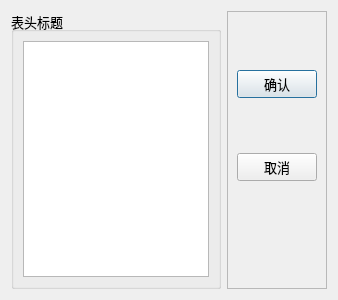
<?xml version="1.0" encoding="UTF-8"?>
<ui version="4.0">
 <class>QWDialogHeaders</class>
 <widget class="QDialog" name="QWDialogHeaders">
  <property name="geometry">
   <rect>
    <x>0</x>
    <y>0</y>
    <width>338</width>
    <height>300</height>
   </rect>
  </property>
  <property name="windowTitle">
   <string>Dialog</string>
  </property>
  <layout class="QVBoxLayout" name="verticalLayout_3">
   <item>
    <layout class="QHBoxLayout" name="horizontalLayout">
     <item>
      <widget class="QGroupBox" name="groupBox">
       <property name="font">
        <font>
         <pointsize>10</pointsize>
        </font>
       </property>
       <property name="title">
        <string>表头标题</string>
       </property>
       <layout class="QVBoxLayout" name="verticalLayout">
        <item>
         <widget class="QListView" name="listView"/>
        </item>
       </layout>
      </widget>
     </item>
     <item>
      <widget class="QFrame" name="frame">
       <property name="frameShape">
        <enum>QFrame::StyledPanel</enum>
       </property>
       <property name="frameShadow">
        <enum>QFrame::Raised</enum>
       </property>
       <layout class="QVBoxLayout" name="verticalLayout_2">
        <item>
         <spacer name="verticalSpacer">
          <property name="orientation">
           <enum>Qt::Vertical</enum>
          </property>
          <property name="sizeHint" stdset="0">
           <size>
            <width>20</width>
            <height>41</height>
           </size>
          </property>
         </spacer>
        </item>
        <item>
         <widget class="QPushButton" name="btnOk">
          <property name="font">
           <font>
            <pointsize>10</pointsize>
           </font>
          </property>
          <property name="text">
           <string>确认</string>
          </property>
          <property name="icon">
           <iconset resource="res.qrc">
            <normaloff>:/images/images/704.bmp</normaloff>:/images/images/704.bmp</iconset>
          </property>
         </widget>
        </item>
        <item>
         <spacer name="verticalSpacer_2">
          <property name="orientation">
           <enum>Qt::Vertical</enum>
          </property>
          <property name="sizeHint" stdset="0">
           <size>
            <width>20</width>
            <height>41</height>
           </size>
          </property>
         </spacer>
        </item>
        <item>
         <widget class="QPushButton" name="btnCancel">
          <property name="font">
           <font>
            <pointsize>10</pointsize>
           </font>
          </property>
          <property name="text">
           <string>取消</string>
          </property>
          <property name="icon">
           <iconset resource="res.qrc">
            <normaloff>:/images/images/706.bmp</normaloff>:/images/images/706.bmp</iconset>
          </property>
         </widget>
        </item>
        <item>
         <spacer name="verticalSpacer_3">
          <property name="orientation">
           <enum>Qt::Vertical</enum>
          </property>
          <property name="sizeHint" stdset="0">
           <size>
            <width>20</width>
            <height>41</height>
           </size>
          </property>
         </spacer>
        </item>
        <item>
         <spacer name="verticalSpacer_4">
          <property name="orientation">
           <enum>Qt::Vertical</enum>
          </property>
          <property name="sizeHint" stdset="0">
           <size>
            <width>20</width>
            <height>41</height>
           </size>
          </property>
         </spacer>
        </item>
       </layout>
      </widget>
     </item>
    </layout>
   </item>
  </layout>
 </widget>
 <resources>
  <include location="res.qrc"/>
 </resources>
 <connections>
  <connection>
   <sender>btnCancel</sender>
   <signal>clicked()</signal>
   <receiver>QWDialogHeaders</receiver>
   <slot>reject()</slot>
   <hints>
    <hint type="sourcelabel">
     <x>280</x>
     <y>166</y>
    </hint>
    <hint type="destinationlabel">
     <x>168</x>
     <y>149</y>
    </hint>
   </hints>
  </connection>
  <connection>
   <sender>btnOk</sender>
   <signal>clicked()</signal>
   <receiver>QWDialogHeaders</receiver>
   <slot>accept()</slot>
   <hints>
    <hint type="sourcelabel">
     <x>280</x>
     <y>83</y>
    </hint>
    <hint type="destinationlabel">
     <x>168</x>
     <y>149</y>
    </hint>
   </hints>
  </connection>
 </connections>
</ui>
